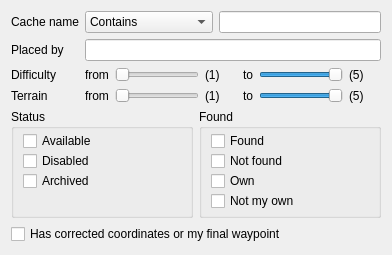
        <widget class="QWidget" name="tab">
         <attribute name="title">
          <string>General</string>
         </attribute>
         <layout class="QVBoxLayout" name="verticalLayout">
          <item>
           <widget class="QWidget" name="widget_4" native="true">
            <property name="sizePolicy">
             <sizepolicy hsizetype="Preferred" vsizetype="Maximum">
              <horstretch>0</horstretch>
              <verstretch>0</verstretch>
             </sizepolicy>
            </property>
            <layout class="QFormLayout" name="formLayout">
             <property name="fieldGrowthPolicy">
              <enum>QFormLayout::AllNonFixedFieldsGrow</enum>
             </property>
             <property name="margin">
              <number>0</number>
             </property>
             <item row="0" column="0">
              <widget class="QLabel" name="label">
               <property name="text">
                <string>Cache name</string>
               </property>
              </widget>
             </item>
             <item row="0" column="1">
              <widget class="QWidget" name="widget" native="true">
               <layout class="QHBoxLayout" name="horizontalLayout">
                <property name="spacing">
                 <number>6</number>
                </property>
                <property name="margin">
                 <number>0</number>
                </property>
                <item>
                 <widget class="QComboBox" name="comboCacheNameMatch">
                  <item>
                   <property name="text">
                    <string>Contains</string>
                   </property>
                  </item>
                  <item>
                   <property name="text">
                    <string>Does not contains</string>
                   </property>
                  </item>
                  <item>
                   <property name="text">
                    <string>Begins with</string>
                   </property>
                  </item>
                  <item>
                   <property name="text">
                    <string>Ends with</string>
                   </property>
                  </item>
                  <item>
                   <property name="text">
                    <string>Equals</string>
                   </property>
                  </item>
                 </widget>
                </item>
                <item>
                 <widget class="QLineEdit" name="cacheName"/>
                </item>
               </layout>
              </widget>
             </item>
             <item row="1" column="0">
              <widget class="QLabel" name="label_2">
               <property name="text">
                <string>Placed by</string>
               </property>
              </widget>
             </item>
             <item row="1" column="1">
              <widget class="QLineEdit" name="placedBy"/>
             </item>
             <item row="2" column="0">
              <widget class="QLabel" name="label_3">
               <property name="text">
                <string>Difficulty</string>
               </property>
              </widget>
             </item>
             <item row="2" column="1">
              <widget class="QWidget" name="widget_2" native="true">
               <layout class="QHBoxLayout" name="horizontalLayout_2">
                <property name="spacing">
                 <number>6</number>
                </property>
                <property name="margin">
                 <number>0</number>
                </property>
                <item>
                 <widget class="QLabel" name="label_5">
                  <property name="text">
                   <string>from</string>
                  </property>
                 </widget>
                </item>
                <item>
                 <widget class="QSlider" name="difficultyFrom">
                  <property name="minimum">
                   <number>1</number>
                  </property>
                  <property name="maximum">
                   <number>9</number>
                  </property>
                  <property name="singleStep">
                   <number>1</number>
                  </property>
                  <property name="pageStep">
                   <number>2</number>
                  </property>
                  <property name="value">
                   <number>1</number>
                  </property>
                  <property name="orientation">
                   <enum>Qt::Horizontal</enum>
                  </property>
                  <property name="tickPosition">
                   <enum>QSlider::NoTicks</enum>
                  </property>
                 </widget>
                </item>
                <item>
                 <widget class="QLabel" name="labelDiffFrom">
                  <property name="minimumSize">
                   <size>
                    <width>32</width>
                    <height>0</height>
                   </size>
                  </property>
                  <property name="text">
                   <string>(1)</string>
                  </property>
                 </widget>
                </item>
                <item>
                 <widget class="QLabel" name="label_6">
                  <property name="text">
                   <string>to</string>
                  </property>
                 </widget>
                </item>
                <item>
                 <widget class="QSlider" name="difficultyTo">
                  <property name="minimum">
                   <number>1</number>
                  </property>
                  <property name="maximum">
                   <number>9</number>
                  </property>
                  <property name="singleStep">
                   <number>1</number>
                  </property>
                  <property name="pageStep">
                   <number>2</number>
                  </property>
                  <property name="value">
                   <number>9</number>
                  </property>
                  <property name="orientation">
                   <enum>Qt::Horizontal</enum>
                  </property>
                 </widget>
                </item>
                <item>
                 <widget class="QLabel" name="labelDiffTo">
                  <property name="minimumSize">
                   <size>
                    <width>32</width>
                    <height>0</height>
                   </size>
                  </property>
                  <property name="text">
                   <string>(5)</string>
                  </property>
                 </widget>
                </item>
               </layout>
              </widget>
             </item>
             <item row="3" column="0">
              <widget class="QLabel" name="label_4">
               <property name="text">
                <string>Terrain</string>
               </property>
              </widget>
             </item>
             <item row="3" column="1">
              <widget class="QWidget" name="widget_3" native="true">
               <layout class="QHBoxLayout" name="horizontalLayout_3">
                <property name="spacing">
                 <number>6</number>
                </property>
                <property name="margin">
                 <number>0</number>
                </property>
                <item>
                 <widget class="QLabel" name="label_7">
                  <property name="text">
                   <string>from</string>
                  </property>
                 </widget>
                </item>
                <item>
                 <widget class="QSlider" name="terrainFrom">
                  <property name="minimum">
                   <number>1</number>
                  </property>
                  <property name="maximum">
                   <number>9</number>
                  </property>
                  <property name="singleStep">
                   <number>1</number>
                  </property>
                  <property name="pageStep">
                   <number>2</number>
                  </property>
                  <property name="value">
                   <number>1</number>
                  </property>
                  <property name="orientation">
                   <enum>Qt::Horizontal</enum>
                  </property>
                 </widget>
                </item>
                <item>
                 <widget class="QLabel" name="labelTerrFrom">
                  <property name="minimumSize">
                   <size>
                    <width>32</width>
                    <height>0</height>
                   </size>
                  </property>
                  <property name="text">
                   <string>(1)</string>
                  </property>
                 </widget>
                </item>
                <item>
                 <widget class="QLabel" name="label_8">
                  <property name="text">
                   <string>to</string>
                  </property>
                 </widget>
                </item>
                <item>
                 <widget class="QSlider" name="terrainTo">
                  <property name="minimum">
                   <number>1</number>
                  </property>
                  <property name="maximum">
                   <number>9</number>
                  </property>
                  <property name="singleStep">
                   <number>1</number>
                  </property>
                  <property name="pageStep">
                   <number>2</number>
                  </property>
                  <property name="value">
                   <number>9</number>
                  </property>
                  <property name="orientation">
                   <enum>Qt::Horizontal</enum>
                  </property>
                 </widget>
                </item>
                <item>
                 <widget class="QLabel" name="labelTerrTo">
                  <property name="minimumSize">
                   <size>
                    <width>32</width>
                    <height>0</height>
                   </size>
                  </property>
                  <property name="text">
                   <string>(5)</string>
                  </property>
                 </widget>
                </item>
               </layout>
              </widget>
             </item>
            </layout>
           </widget>
          </item>
          <item>
           <widget class="QWidget" name="widget_6" native="true">
            <property name="sizePolicy">
             <sizepolicy hsizetype="Preferred" vsizetype="Maximum">
              <horstretch>0</horstretch>
              <verstretch>0</verstretch>
             </sizepolicy>
            </property>
            <layout class="QHBoxLayout" name="horizontalLayout_4">
             <property name="margin">
              <number>0</number>
             </property>
             <item>
              <widget class="QGroupBox" name="groupBox">
               <property name="sizePolicy">
                <sizepolicy hsizetype="Preferred" vsizetype="Preferred">
                 <horstretch>0</horstretch>
                 <verstretch>0</verstretch>
                </sizepolicy>
               </property>
               <property name="title">
                <string>Status</string>
               </property>
               <layout class="QVBoxLayout" name="verticalLayout_2">
                <property name="spacing">
                 <number>0</number>
                </property>
                <property name="topMargin">
                 <number>2</number>
                </property>
                <property name="bottomMargin">
                 <number>6</number>
                </property>
                <item>
                 <widget class="QCheckBox" name="cbAvailable">
                  <property name="text">
                   <string>Available</string>
                  </property>
                 </widget>
                </item>
                <item>
                 <widget class="QCheckBox" name="cbDisabled">
                  <property name="text">
                   <string>Disabled</string>
                  </property>
                 </widget>
                </item>
                <item>
                 <widget class="QCheckBox" name="cbArchived">
                  <property name="text">
                   <string>Archived</string>
                  </property>
                 </widget>
                </item>
                <item>
                 <spacer name="verticalSpacer">
                  <property name="orientation">
                   <enum>Qt::Vertical</enum>
                  </property>
                  <property name="sizeHint" stdset="0">
                   <size>
                    <width>20</width>
                    <height>0</height>
                   </size>
                  </property>
                 </spacer>
                </item>
               </layout>
              </widget>
             </item>
             <item>
              <widget class="QGroupBox" name="groupBox_2">
               <property name="sizePolicy">
                <sizepolicy hsizetype="Preferred" vsizetype="Preferred">
                 <horstretch>0</horstretch>
                 <verstretch>0</verstretch>
                </sizepolicy>
               </property>
               <property name="title">
                <string>Found</string>
               </property>
               <layout class="QVBoxLayout" name="verticalLayout_3">
                <property name="spacing">
                 <number>0</number>
                </property>
                <property name="topMargin">
                 <number>2</number>
                </property>
                <property name="bottomMargin">
                 <number>4</number>
                </property>
                <item>
                 <widget class="QCheckBox" name="cbFound">
                  <property name="text">
                   <string>Found</string>
                  </property>
                 </widget>
                </item>
                <item>
                 <widget class="QCheckBox" name="cbNotFound">
                  <property name="text">
                   <string>Not found</string>
                  </property>
                 </widget>
                </item>
                <item>
                 <widget class="QCheckBox" name="cbOwn">
                  <property name="text">
                   <string>Own</string>
                  </property>
                 </widget>
                </item>
                <item>
                 <widget class="QCheckBox" name="cbNotOwn">
                  <property name="text">
                   <string>Not my own</string>
                  </property>
                 </widget>
                </item>
                <item>
                 <spacer name="verticalSpacer_9">
                  <property name="orientation">
                   <enum>Qt::Vertical</enum>
                  </property>
                  <property name="sizeHint" stdset="0">
                   <size>
                    <width>20</width>
                    <height>0</height>
                   </size>
                  </property>
                 </spacer>
                </item>
               </layout>
              </widget>
             </item>
            </layout>
           </widget>
          </item>
          <item>
           <widget class="QCheckBox" name="cbHasCorrected">
            <property name="text">
             <string>Has corrected coordinates or my final waypoint</string>
            </property>
           </widget>
          </item>
          <item>
           <spacer name="spacer">
            <property name="orientation">
             <enum>Qt::Vertical</enum>
            </property>
            <property name="sizeHint" stdset="0">
             <size>
              <width>0</width>
              <height>0</height>
             </size>
            </property>
           </spacer>
          </item>
         </layout>
        </widget>
